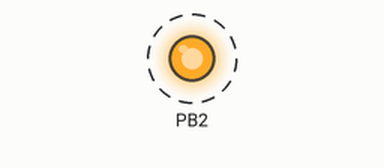
This sketch was run on a simulated ATtiny85, built with avr-gcc and run on an emulated ATtiny85. Parts: output pins drawn as LEDs (lit = HIGH). Dashed ring = blinking.

Above: at 0.5 s.
Timing chart, 0 to 4.6 s (numbered marks = the images above):
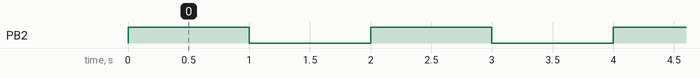

The sketch:

MIDI-ATtiny85.ino
```cpp
//needs ATtiny85 - will not compile on -45
//Tested May 24th 2024 - @jeremyscook

#include <MIDI.h>
#include <SoftwareSerial.h>

// Define the SoftwareSerial port
SoftwareSerial mySerial(0, 1); // RX, TX
MIDI_CREATE_CUSTOM_INSTANCE(SoftwareSerial, mySerial, midi2, midi::DefaultSettings);

void setup() {
    // Initialize SoftwareSerial
    mySerial.begin(31250); // MIDI baud rate
    pinMode(2, OUTPUT);
}

void loop() {
    // Send a MIDI Note On message (Note, Velocity, Channel)
    midi2.sendNoteOn(60, 127, 1);
    digitalWrite(2, HIGH);
    delay(1000);
    // Send a MIDI Note Off message (Note, Velocity, Channel)
    midi2.sendNoteOff(60, 0, 1);
    digitalWrite(2, LOW);
    delay(1000);
}
```

Measured:
- by itself, PB2: alternates HIGH for 1.0 s and LOW for 1.0 s
